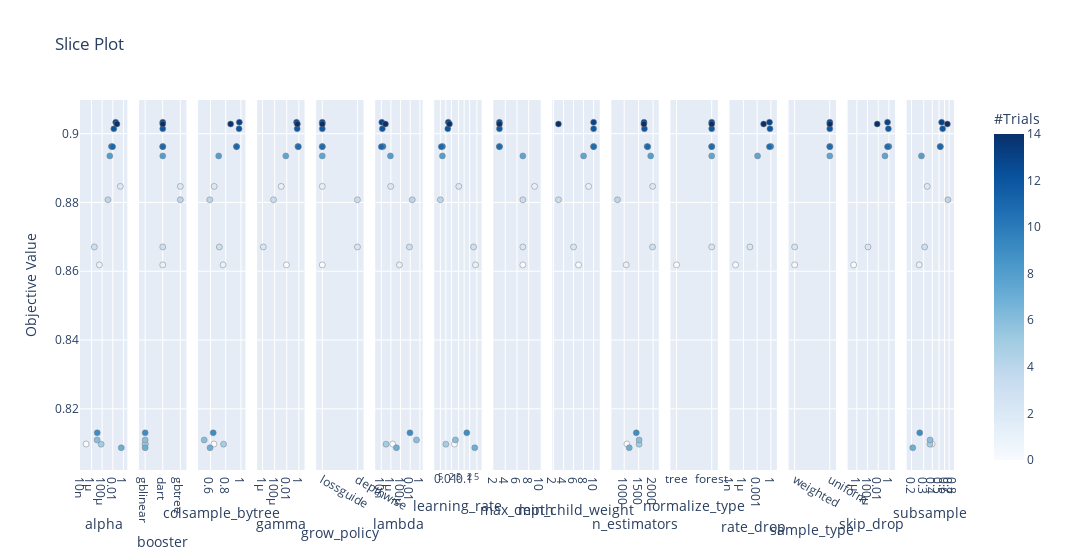

The notebook cell saved with this chart:
### Code cell
fig = optuna.visualization.plot_slice(study)

fig.show()

### Figure 1 — Plotly figure (JSON) as saved in the notebook; plotly's stock layout.template omitted (floating-point values rounded to 4 significant figures)
{"data": [{"marker": {"color": [0, 1, 2, 3, 4, 5, 6, 7, 8, 9, 10, 11, 12, 13, 14], "colorbar": {"title": {"text": "#Trials"}, "x": 1, "xpad": 40}, "colorscale": [[0, "rgb(247,251,255)"], [0.125, "rgb(222,235,247)"], [0.25, "rgb(198,219,239)"], [0.375, "rgb(158,202,225)"], [0.5, "rgb(107,174,214)"], [0.625, "rgb(66,146,198)"], [0.75, "rgb(33,113,181)"], [0.875, "rgb(8,81,156)"], [1, "rgb(8,48,107)"]], "line": {"color": "Grey", "width": 0.5}, "showscale": true}, "mode": "markers", "showlegend": false, "type": "scatter", "x": [9.892e-08, 3.098e-05, 0.2589, 3.423e-06, 0.001217, 6.517e-05, 1.147e-05, 0.3882, 0.002772, 1.205e-05, 0.005462, 0.009291, 0.01564, 0.0352, 0.06009], "xaxis": "x", "y": [0.8098, 0.8619, 0.8847, 0.8671, 0.8808, 0.8097, 0.8109, 0.8087, 0.8935, 0.813, 0.8963, 0.8962, 0.9014, 0.9033, 0.9028], "yaxis": "y"}, {"marker": {"color": [0, 1, 2, 3, 4, 5, 6, 7, 8, 9, 10, 11, 12, 13, 14], "colorbar": {"title": {"text": "#Trials"}, "x": 1, "xpad": 40}, "colorscale": [[0, "rgb(247,251,255)"], [0.125, "rgb(222,235,247)"], [0.25, "rgb(198,219,239)"], [0.375, "rgb(158,202,225)"], [0.5, "rgb(107,174,214)"], [0.625, "rgb(66,146,198)"], [0.75, "rgb(33,113,181)"], [0.875, "rgb(8,81,156)"], [1, "rgb(8,48,107)"]], "line": {"color": "Grey", "width": 0.5}, "showscale": false}, "mode": "markers", "showlegend": false, "type": "scatter", "x": ["gblinear", "dart", "gbtree", "dart", "gbtree", "gblinear", "gblinear", "gblinear", "dart", "gblinear", "dart", "dart", "dart", "dart", "dart"], "xaxis": "x2", "y": [0.8098, 0.8619, 0.8847, 0.8671, 0.8808, 0.8097, 0.8109, 0.8087, 0.8935, 0.813, 0.8963, 0.8962, 0.9014, 0.9033, 0.9028], "yaxis": "y2"}, {"marker": {"color": [0, 1, 2, 3, 4, 5, 6, 7, 8, 9, 10, 11, 12, 13, 14], "colorbar": {"title": {"text": "#Trials"}, "x": 1, "xpad": 40}, "colorscale": [[0, "rgb(247,251,255)"], [0.125, "rgb(222,235,247)"], [0.25, "rgb(198,219,239)"], [0.375, "rgb(158,202,225)"], [0.5, "rgb(107,174,214)"], [0.625, "rgb(66,146,198)"], [0.75, "rgb(33,113,181)"], [0.875, "rgb(8,81,156)"], [1, "rgb(8,48,107)"]], "line": {"color": "Grey", "width": 0.5}, "showscale": false}, "mode": "markers", "showlegend": false, "type": "scatter", "x": [0.6457, 0.7656, 0.6489, 0.7165, 0.5912, 0.772, 0.5179, 0.595, 0.7079, 0.6361, 0.942, 0.9431, 0.9754, 0.9795, 0.8651], "xaxis": "x3", "y": [0.8098, 0.8619, 0.8847, 0.8671, 0.8808, 0.8097, 0.8109, 0.8087, 0.8935, 0.813, 0.8963, 0.8962, 0.9014, 0.9033, 0.9028], "yaxis": "y3"}, {"marker": {"color": [1, 2, 3, 4, 8, 10, 11, 12, 13, 14], "colorbar": {"title": {"text": "#Trials"}, "x": 1, "xpad": 40}, "colorscale": [[0, "rgb(247,251,255)"], [0.125, "rgb(222,235,247)"], [0.25, "rgb(198,219,239)"], [0.375, "rgb(158,202,225)"], [0.5, "rgb(107,174,214)"], [0.625, "rgb(66,146,198)"], [0.75, "rgb(33,113,181)"], [0.875, "rgb(8,81,156)"], [1, "rgb(8,48,107)"]], "line": {"color": "Grey", "width": 0.5}, "showscale": false}, "mode": "markers", "showlegend": false, "type": "scatter", "x": [0.008944, 0.001228, 1.313e-06, 6.492e-05, 0.007044, 0.6921, 0.8473, 0.5306, 0.4198, 0.5749], "xaxis": "x4", "y": [0.8619, 0.8847, 0.8671, 0.8808, 0.8935, 0.8963, 0.8962, 0.9014, 0.9033, 0.9028], "yaxis": "y4"}, {"marker": {"color": [1, 2, 3, 4, 8, 10, 11, 12, 13, 14], "colorbar": {"title": {"text": "#Trials"}, "x": 1, "xpad": 40}, "colorscale": [[0, "rgb(247,251,255)"], [0.125, "rgb(222,235,247)"], [0.25, "rgb(198,219,239)"], [0.375, "rgb(158,202,225)"], [0.5, "rgb(107,174,214)"], [0.625, "rgb(66,146,198)"], [0.75, "rgb(33,113,181)"], [0.875, "rgb(8,81,156)"], [1, "rgb(8,48,107)"]], "line": {"color": "Grey", "width": 0.5}, "showscale": false}, "mode": "markers", "showlegend": false, "type": "scatter", "x": ["lossguide", "lossguide", "depthwise", "depthwise", "lossguide", "lossguide", "lossguide", "lossguide", "lossguide", "lossguide"], "xaxis": "x5", "y": [0.8619, 0.8847, 0.8671, 0.8808, 0.8935, 0.8963, 0.8962, 0.9014, 0.9033, 0.9028], "yaxis": "y5"}, {"marker": {"color": [0, 1, 2, 3, 4, 5, 6, 7, 8, 9, 10, 11, 12, 13, 14], "colorbar": {"title": {"text": "#Trials"}, "x": 1, "xpad": 40}, "colorscale": [[0, "rgb(247,251,255)"], [0.125, "rgb(222,235,247)"], [0.25, "rgb(198,219,239)"], [0.375, "rgb(158,202,225)"], [0.5, "rgb(107,174,214)"], [0.625, "rgb(66,146,198)"], [0.75, "rgb(33,113,181)"], [0.875, "rgb(8,81,156)"], [1, "rgb(8,48,107)"]], "line": {"color": "Grey", "width": 0.5}, "showscale": false}, "mode": "markers", "showlegend": false, "type": "scatter", "x": [2.34e-06, 5.786e-05, 9.107e-07, 0.007, 0.02665, 9.711e-08, 0.2014, 1.389e-05, 7.875e-07, 0.008927, 2.29e-08, 1.037e-08, 1.669e-08, 1.314e-08, 7.362e-08], "xaxis": "x6", "y": [0.8098, 0.8619, 0.8847, 0.8671, 0.8808, 0.8097, 0.8109, 0.8087, 0.8935, 0.813, 0.8963, 0.8962, 0.9014, 0.9033, 0.9028], "yaxis": "y6"}, {"marker": {"color": [0, 1, 2, 3, 4, 5, 6, 7, 8, 9, 10, 11, 12, 13, 14], "colorbar": {"title": {"text": "#Trials"}, "x": 1, "xpad": 40}, "colorscale": [[0, "rgb(247,251,255)"], [0.125, "rgb(222,235,247)"], [0.25, "rgb(198,219,239)"], [0.375, "rgb(158,202,225)"], [0.5, "rgb(107,174,214)"], [0.625, "rgb(66,146,198)"], [0.75, "rgb(33,113,181)"], [0.875, "rgb(8,81,156)"], [1, "rgb(8,48,107)"]], "line": {"color": "Grey", "width": 0.5}, "showscale": false}, "mode": "markers", "showlegend": false, "type": "scatter", "x": [0.02959, 0.4182, 0.0508, 0.3271, 0.00502, 0.009982, 0.03345, 0.3783, 0.006465, 0.1394, 0.006562, 0.005623, 0.01278, 0.01365, 0.01571], "xaxis": "x7", "y": [0.8098, 0.8619, 0.8847, 0.8671, 0.8808, 0.8097, 0.8109, 0.8087, 0.8935, 0.813, 0.8963, 0.8962, 0.9014, 0.9033, 0.9028], "yaxis": "y7"}, {"marker": {"color": [1, 2, 3, 4, 8, 10, 11, 12, 13, 14], "colorbar": {"title": {"text": "#Trials"}, "x": 1, "xpad": 40}, "colorscale": [[0, "rgb(247,251,255)"], [0.125, "rgb(222,235,247)"], [0.25, "rgb(198,219,239)"], [0.375, "rgb(158,202,225)"], [0.5, "rgb(107,174,214)"], [0.625, "rgb(66,146,198)"], [0.75, "rgb(33,113,181)"], [0.875, "rgb(8,81,156)"], [1, "rgb(8,48,107)"]], "line": {"color": "Grey", "width": 0.5}, "showscale": false}, "mode": "markers", "showlegend": false, "type": "scatter", "x": [7, 9, 7, 7, 7, 3, 3, 3, 3, 3], "xaxis": "x8", "y": [0.8619, 0.8847, 0.8671, 0.8808, 0.8935, 0.8963, 0.8962, 0.9014, 0.9033, 0.9028], "yaxis": "y8"}, {"marker": {"color": [1, 2, 3, 4, 8, 10, 11, 12, 13, 14], "colorbar": {"title": {"text": "#Trials"}, "x": 1, "xpad": 40}, "colorscale": [[0, "rgb(247,251,255)"], [0.125, "rgb(222,235,247)"], [0.25, "rgb(198,219,239)"], [0.375, "rgb(158,202,225)"], [0.5, "rgb(107,174,214)"], [0.625, "rgb(66,146,198)"], [0.75, "rgb(33,113,181)"], [0.875, "rgb(8,81,156)"], [1, "rgb(8,48,107)"]], "line": {"color": "Grey", "width": 0.5}, "showscale": false}, "mode": "markers", "showlegend": false, "type": "scatter", "x": [7, 9, 6, 3, 8, 10, 10, 10, 10, 3], "xaxis": "x9", "y": [0.8619, 0.8847, 0.8671, 0.8808, 0.8935, 0.8963, 0.8962, 0.9014, 0.9033, 0.9028], "yaxis": "y9"}, {"marker": {"color": [0, 1, 2, 3, 4, 5, 6, 7, 8, 9, 10, 11, 12, 13, 14], "colorbar": {"title": {"text": "#Trials"}, "x": 1, "xpad": 40}, "colorscale": [[0, "rgb(247,251,255)"], [0.125, "rgb(222,235,247)"], [0.25, "rgb(198,219,239)"], [0.375, "rgb(158,202,225)"], [0.5, "rgb(107,174,214)"], [0.625, "rgb(66,146,198)"], [0.75, "rgb(33,113,181)"], [0.875, "rgb(8,81,156)"], [1, "rgb(8,48,107)"]], "line": {"color": "Grey", "width": 0.5}, "showscale": false}, "mode": "markers", "showlegend": false, "type": "scatter", "x": [1092, 1070, 1986, 1983, 769, 1516, 1517, 1175, 1917, 1419, 1795, 1815, 1701, 1687, 1682], "xaxis": "x10", "y": [0.8098, 0.8619, 0.8847, 0.8671, 0.8808, 0.8097, 0.8109, 0.8087, 0.8935, 0.813, 0.8963, 0.8962, 0.9014, 0.9033, 0.9028], "yaxis": "y10"}, {"marker": {"color": [1, 3, 8, 10, 11, 12, 13, 14], "colorbar": {"title": {"text": "#Trials"}, "x": 1, "xpad": 40}, "colorscale": [[0, "rgb(247,251,255)"], [0.125, "rgb(222,235,247)"], [0.25, "rgb(198,219,239)"], [0.375, "rgb(158,202,225)"], [0.5, "rgb(107,174,214)"], [0.625, "rgb(66,146,198)"], [0.75, "rgb(33,113,181)"], [0.875, "rgb(8,81,156)"], [1, "rgb(8,48,107)"]], "line": {"color": "Grey", "width": 0.5}, "showscale": false}, "mode": "markers", "showlegend": false, "type": "scatter", "x": ["tree", "forest", "forest", "forest", "forest", "forest", "forest", "forest"], "xaxis": "x11", "y": [0.8619, 0.8671, 0.8935, 0.8963, 0.8962, 0.9014, 0.9033, 0.9028], "yaxis": "y11"}, {"marker": {"color": [1, 3, 8, 10, 11, 12, 13, 14], "colorbar": {"title": {"text": "#Trials"}, "x": 1, "xpad": 40}, "colorscale": [[0, "rgb(247,251,255)"], [0.125, "rgb(222,235,247)"], [0.25, "rgb(198,219,239)"], [0.375, "rgb(158,202,225)"], [0.5, "rgb(107,174,214)"], [0.625, "rgb(66,146,198)"], [0.75, "rgb(33,113,181)"], [0.875, "rgb(8,81,156)"], [1, "rgb(8,48,107)"]], "line": {"color": "Grey", "width": 0.5}, "showscale": false}, "mode": "markers", "showlegend": false, "type": "scatter", "x": [1.94e-08, 2.59e-05, 0.001224, 0.9313, 0.4785, 0.6332, 0.4978, 0.02587], "xaxis": "x12", "y": [0.8619, 0.8671, 0.8935, 0.8963, 0.8962, 0.9014, 0.9033, 0.9028], "yaxis": "y12"}, {"marker": {"color": [1, 3, 8, 10, 11, 12, 13, 14], "colorbar": {"title": {"text": "#Trials"}, "x": 1, "xpad": 40}, "colorscale": [[0, "rgb(247,251,255)"], [0.125, "rgb(222,235,247)"], [0.25, "rgb(198,219,239)"], [0.375, "rgb(158,202,225)"], [0.5, "rgb(107,174,214)"], [0.625, "rgb(66,146,198)"], [0.75, "rgb(33,113,181)"], [0.875, "rgb(8,81,156)"], [1, "rgb(8,48,107)"]], "line": {"color": "Grey", "width": 0.5}, "showscale": false}, "mode": "markers", "showlegend": false, "type": "scatter", "x": ["weighted", "weighted", "uniform", "uniform", "uniform", "uniform", "uniform", "uniform"], "xaxis": "x13", "y": [0.8619, 0.8671, 0.8935, 0.8963, 0.8962, 0.9014, 0.9033, 0.9028], "yaxis": "y13"}, {"marker": {"color": [1, 3, 8, 10, 11, 12, 13, 14], "colorbar": {"title": {"text": "#Trials"}, "x": 1, "xpad": 40}, "colorscale": [[0, "rgb(247,251,255)"], [0.125, "rgb(222,235,247)"], [0.25, "rgb(198,219,239)"], [0.375, "rgb(158,202,225)"], [0.5, "rgb(107,174,214)"], [0.625, "rgb(66,146,198)"], [0.75, "rgb(33,113,181)"], [0.875, "rgb(8,81,156)"], [1, "rgb(8,48,107)"]], "line": {"color": "Grey", "width": 0.5}, "showscale": false}, "mode": "markers", "showlegend": false, "type": "scatter", "x": [2.507e-07, 0.0001206, 0.1859, 0.9823, 0.5483, 0.7965, 0.5574, 0.006462], "xaxis": "x14", "y": [0.8619, 0.8671, 0.8935, 0.8963, 0.8962, 0.9014, 0.9033, 0.9028], "yaxis": "y14"}, {"marker": {"color": [0, 1, 2, 3, 4, 5, 6, 7, 8, 9, 10, 11, 12, 13, 14], "colorbar": {"title": {"text": "#Trials"}, "x": 1, "xpad": 40}, "colorscale": [[0, "rgb(247,251,255)"], [0.125, "rgb(222,235,247)"], [0.25, "rgb(198,219,239)"], [0.375, "rgb(158,202,225)"], [0.5, "rgb(107,174,214)"], [0.625, "rgb(66,146,198)"], [0.75, "rgb(33,113,181)"], [0.875, "rgb(8,81,156)"], [1, "rgb(8,48,107)"]], "line": {"color": "Grey", "width": 0.5}, "showscale": false}, "mode": "markers", "showlegend": false, "type": "scatter", "x": [0.3968, 0.2579, 0.3373, 0.3092, 0.6713, 0.3695, 0.371, 0.2082, 0.2783, 0.263, 0.5194, 0.5224, 0.5642, 0.5451, 0.6599], "xaxis": "x15", "y": [0.8098, 0.8619, 0.8847, 0.8671, 0.8808, 0.8097, 0.8109, 0.8087, 0.8935, 0.813, 0.8963, 0.8962, 0.9014, 0.9033, 0.9028], "yaxis": "y15"}], "layout": {"title": {"text": "Slice Plot"}, "width": 4500, "xaxis": {"anchor": "y", "domain": [0, 0.05422], "title": {"text": "alpha"}, "type": "log"}, "xaxis10": {"anchor": "y10", "domain": [0.608, 0.6622], "title": {"text": "n_estimators"}}, "xaxis11": {"anchor": "y11", "domain": [0.6756, 0.7298], "title": {"text": "normalize_type"}}, "xaxis12": {"anchor": "y12", "domain": [0.7431, 0.7973], "title": {"text": "rate_drop"}, "type": "log"}, "xaxis13": {"anchor": "y13", "domain": [0.8107, 0.8649], "title": {"text": "sample_type"}}, "xaxis14": {"anchor": "y14", "domain": [0.8782, 0.9324], "title": {"text": "skip_drop"}, "type": "log"}, "xaxis15": {"anchor": "y15", "domain": [0.9458, 1.0], "title": {"text": "subsample"}, "type": "log"}, "xaxis2": {"anchor": "y2", "domain": [0.06756, 0.1218], "title": {"text": "booster"}}, "xaxis3": {"anchor": "y3", "domain": [0.1351, 0.1893], "title": {"text": "colsample_bytree"}}, "xaxis4": {"anchor": "y4", "domain": [0.2027, 0.2569], "title": {"text": "gamma"}, "type": "log"}, "xaxis5": {"anchor": "y5", "domain": [0.2702, 0.3244], "title": {"text": "grow_policy"}}, "xaxis6": {"anchor": "y6", "domain": [0.3378, 0.392], "title": {"text": "lambda"}, "type": "log"}, "xaxis7": {"anchor": "y7", "domain": [0.4053, 0.4596], "title": {"text": "learning_rate"}, "type": "log"}, "xaxis8": {"anchor": "y8", "domain": [0.4729, 0.5271], "title": {"text": "max_depth"}}, "xaxis9": {"anchor": "y9", "domain": [0.5404, 0.5947], "title": {"text": "min_child_weight"}}, "yaxis": {"anchor": "x", "domain": [0, 1], "title": {"text": "Objective Value"}}, "yaxis10": {"anchor": "x10", "domain": [0, 1], "matches": "y", "showticklabels": false}, "yaxis11": {"anchor": "x11", "domain": [0, 1], "matches": "y", "showticklabels": false}, "yaxis12": {"anchor": "x12", "domain": [0, 1], "matches": "y", "showticklabels": false}, "yaxis13": {"anchor": "x13", "domain": [0, 1], "matches": "y", "showticklabels": false}, "yaxis14": {"anchor": "x14", "domain": [0, 1], "matches": "y", "showticklabels": false}, "yaxis15": {"anchor": "x15", "domain": [0, 1], "matches": "y", "showticklabels": false}, "yaxis2": {"anchor": "x2", "domain": [0, 1], "matches": "y", "showticklabels": false}, "yaxis3": {"anchor": "x3", "domain": [0, 1], "matches": "y", "showticklabels": false}, "yaxis4": {"anchor": "x4", "domain": [0, 1], "matches": "y", "showticklabels": false}, "yaxis5": {"anchor": "x5", "domain": [0, 1], "matches": "y", "showticklabels": false}, "yaxis6": {"anchor": "x6", "domain": [0, 1], "matches": "y", "showticklabels": false}, "yaxis7": {"anchor": "x7", "domain": [0, 1], "matches": "y", "showticklabels": false}, "yaxis8": {"anchor": "x8", "domain": [0, 1], "matches": "y", "showticklabels": false}, "yaxis9": {"anchor": "x9", "domain": [0, 1], "matches": "y", "showticklabels": false}}}
